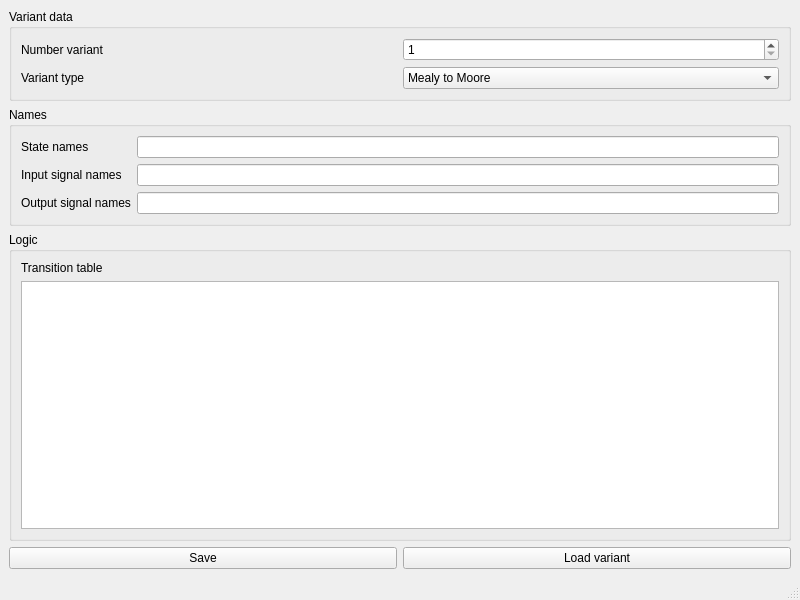
<?xml version="1.0" encoding="UTF-8"?>
<ui version="4.0">
 <class>MainWindow</class>
 <widget class="QMainWindow" name="MainWindow">
  <property name="geometry">
   <rect>
    <x>0</x>
    <y>0</y>
    <width>800</width>
    <height>600</height>
   </rect>
  </property>
  <property name="windowTitle">
   <string>MainWindow</string>
  </property>
  <widget class="QWidget" name="centralwidget">
   <layout class="QGridLayout" name="gridLayout">
    <item row="1" column="0">
     <widget class="QGroupBox" name="groupBox_2">
      <property name="title">
       <string>Names</string>
      </property>
      <layout class="QGridLayout" name="gridLayout_3">
       <item row="0" column="0">
        <widget class="QLabel" name="label_3">
         <property name="text">
          <string>State names</string>
         </property>
        </widget>
       </item>
       <item row="2" column="0">
        <widget class="QLabel" name="label_5">
         <property name="text">
          <string>Output signal names</string>
         </property>
        </widget>
       </item>
       <item row="1" column="0">
        <widget class="QLabel" name="label_4">
         <property name="text">
          <string>Input signal names</string>
         </property>
        </widget>
       </item>
       <item row="0" column="1">
        <widget class="QLineEdit" name="stateNamesLineEdit"/>
       </item>
       <item row="1" column="1">
        <widget class="QLineEdit" name="InputSignalNamesLineEdit"/>
       </item>
       <item row="2" column="1">
        <widget class="QLineEdit" name="OutputSignalNamesLineEdit"/>
       </item>
      </layout>
     </widget>
    </item>
    <item row="2" column="0">
     <widget class="QGroupBox" name="groupBox_3">
      <property name="title">
       <string>Logic</string>
      </property>
      <layout class="QGridLayout" name="gridLayout_4">
       <item row="0" column="0">
        <widget class="QLabel" name="label_6">
         <property name="text">
          <string>Transition table</string>
         </property>
        </widget>
       </item>
       <item row="1" column="0">
        <widget class="QTableWidget" name="transitionTableWidget"/>
       </item>
      </layout>
     </widget>
    </item>
    <item row="4" column="0">
     <layout class="QHBoxLayout" name="horizontalLayout">
      <item>
       <widget class="QPushButton" name="pushButton_2">
        <property name="text">
         <string>Save</string>
        </property>
       </widget>
      </item>
      <item>
       <widget class="QPushButton" name="pushButton">
        <property name="text">
         <string>Load variant</string>
        </property>
       </widget>
      </item>
     </layout>
    </item>
    <item row="0" column="0">
     <widget class="QGroupBox" name="groupBox">
      <property name="title">
       <string>Variant data</string>
      </property>
      <layout class="QGridLayout" name="gridLayout_2">
       <item row="2" column="1">
        <widget class="QComboBox" name="variantTypeComboBox">
         <item>
          <property name="text">
           <string>Mealy to Moore</string>
          </property>
         </item>
         <item>
          <property name="text">
           <string>Moore to Mealy</string>
          </property>
         </item>
        </widget>
       </item>
       <item row="0" column="1">
        <widget class="QSpinBox" name="numberVariantSpinBox">
         <property name="minimum">
          <number>1</number>
         </property>
        </widget>
       </item>
       <item row="2" column="0">
        <widget class="QLabel" name="label_2">
         <property name="text">
          <string>Variant type</string>
         </property>
        </widget>
       </item>
       <item row="0" column="0">
        <widget class="QLabel" name="label">
         <property name="text">
          <string>Number variant</string>
         </property>
        </widget>
       </item>
      </layout>
     </widget>
    </item>
   </layout>
  </widget>
  <widget class="QMenuBar" name="menubar">
   <property name="geometry">
    <rect>
     <x>0</x>
     <y>0</y>
     <width>800</width>
     <height>26</height>
    </rect>
   </property>
  </widget>
  <widget class="QStatusBar" name="statusbar"/>
 </widget>
 <resources/>
 <connections/>
</ui>
